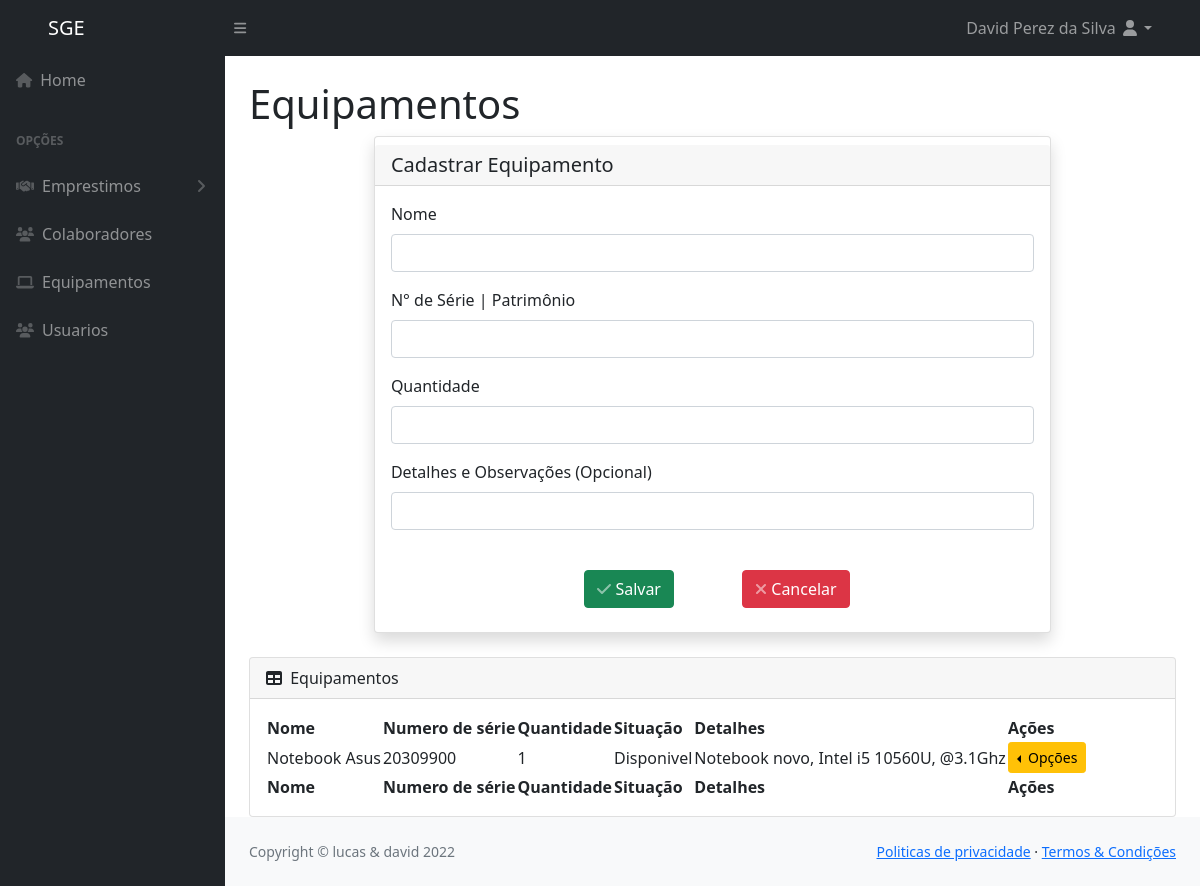
The app's page /cadastrarEquipamento/ (signed in) with its own data.
### core/models.py (models this page shows, shortened)
class Equipamento(models.Model):
    nome = models.CharField(
        max_length=200,
        null=False,
        blank=False
    )
    n_serie = models.IntegerField(
        null=False,
        blank=False,
        unique=True
    )
    quantidade = models.IntegerField(
        default=1,
        null=False,
        blank=True
    )
    arquivo_foto = models.FileField(
        ('Foto do objeto'),
        null=True,
        blank=True,
        upload_to='midias',
        help_text='Tamanho máximo de 64MB'
    )
    STATUS_EQUIPAMENTO = (
        ("Disponivel", "Disponivel"),
        ("Emprestado", "Emprestado"),
        ("Indisponivel", "Indisponivel")
    )
    status = models.CharField(max_length=100, choices=STATUS_EQUIPAMENTO,
                              default="Disponivel", blank=False, null=True)
    observacao = models.TextField(max_length=300)

### core/views.py (the view, shortened to what this page needs)
# urls.py: path('cadastrarEquipamento/', cadastrarEquipamento,
@login_required
def cadastrarEquipamento(request):
    if request.method == "GET":
        equipamentos = Equipamento.objects.all()
        context = {}
        context['equipamentos'] = equipamentos
        return render(request, template_name='equipamento/equipamento.html', context=context)
    return render(request, template_name='equipamento/equipamento.html', context=context)

### core/templates/equipamento/equipamento.html (shortened to what this page needs)
{% extends 'base.html' %}
{% block tituloPagina %}
<h1 class="mt-4">Equipamentos</h1>
{% endblock tituloPagina %}
{% block conteudo %}
<div class="container d-flex justify-content-center">
  <div class="card w-75 shadow h-100 py-2">
      <h5 class="card-header">Cadastrar Equipamento</h5>
      <div class="card-body">
          <form action="{% url 'cadastrarEquipamento'%}" method="post">
              <div class="form-row">
                <div class="form-group col-md-12">
                  <label for="nome">Nome</label>
                  <input type="text" id="nome" class="form-control" name="nome" required>
                </div>
                <div class="form-group col-md-12">
                    <label for="n_serie">
                        N° de Série | Patrimônio
                    </label>
                    <input type="text" class="form-control" name="n_serie" required>
                </div>
              <div class="form-group col-md-12">
                <label for="quantidade">Quantidade</label>
                <input type="number" min="1" class="form-control" name="quantidade">
              </div>
              <div class="form-group col-md-12">
                <label for="observacao">Detalhes e Observações (Opcional)</label>
                <input type="text" class="form-control" name="observacao">
              </div>
            </div>
              <br>
              <div class="d-flex justify-content-center row">
                <div class="col-12 col-md-3 text-center">
                    <button type="submit" class="btn btn-success btn-icon-split">
                        <span class="icon text-white-50">
                            <i class="fas fa-check"></i>
                        </span>
                        <span class="text">Salvar</span>
                    </button>
                </div>
                <div class="col-12 col-md-3 text-center">
                    <button type="reset" class="btn btn-danger btn-icon-split">
                        <span class="icon text-white-50">
                            <i class="fas fa-close"></i>
                        </span>
                        <span class="text">Cancelar</span>
                    </button>
                </div>
            </div>
            </form>
      </div>
    </div>
</div>
    <div class="card mt-4">
      <div class="card-header">
          <i class="fas fa-table me-1"></i>
          Equipamentos
      </div>
      <div class="card-body">
          <table id="datatablesSimple">
              <thead>
                  <tr>
                      <th>Nome</th>
                      <th>Numero de série</th>
                      <th>Quantidade</th>
                      <th>Situação</th>
                      <th>Detalhes</th>
                      <th>Ações</th>
                  </tr>
              </thead>
              <tfoot>
                  <tr>
                    <th>Nome</th>
                    <th>Numero de série</th>
                    <th>Quantidade</th>
                    <th>Situação</th>
                    <th>Detalhes</th>
                    <th>Ações</th>
                  </tr>
              </tfoot>
              <tbody>
                {% for item in equipamentos %}
                <tr>
                  <td>{{item.nome}}</td>
                  <td>{{item.n_serie}}</td>
                  <td>{{item.quantidade}}</td>
                  <td>{{item.status}}</td>
                  <td>{{item.observacao}}</td>
                  <td class="text-center">
                    <div class="btn-group dropstart">
                        <button type="button"
                            class="btn btn-warning btn-sm dropdown-toggle"
                            data-bs-toggle="dropdown" aria-expanded="false">
                            Opções
                        </button>
                    </div>
                </td>
              </tr>
                {% endfor %}
              </tbody>
          </table>
      </div>
  </div>
{% endblock conteudo %}

### core/templates/base.html (shortened to what this page needs)
{% load static %}
<!DOCTYPE html>
<html lang="pt-BR">
<head>
    <link  rel="stylesheet" href="https://cdn.jsdelivr.net/npm/simple-datatables@latest/dist/style.css"/>
    <link rel="stylesheet" href="//code.jquery.com/ui/1.13.2/themes/base/jquery-ui.css">
    <link rel="stylesheet" href="https://cdn.jsdelivr.net/npm/bootstrap@4.0.0/dist/css/bootstrap.min.css">
    <link rel="stylesheet"  href={% static 'css/styles.css' %}/>
</head>
<body class="sb-nav">
    <nav class="sb-topnav navbar navbar-expand navbar-dark bg-dark">
        <a class="navbar-brand h1 ps-5" href="{% url 'index'%}">SGE
        </a>
        <button class="btn btn-link btn-sm order-1 order-lg-0 me-4 me-lg-0" id="sidebarToggle" href="#!"><i
                class="fas fa-bars"></i></button>
        <ul class="navbar-nav ms-auto ms-md-0 me-3 me-lg-4">
            <li class="nav-item dropdown">
                <a class="nav-link dropdown-toggle" id="navbarDropdown" href="#" role="button" data-bs-toggle="dropdown"
                    aria-expanded="false"><span>{{request.user.username}}</span><i class="fas fa-user fa-fw"></i></a>
            </li>
        </ul>
    </nav>
    <div id="layoutSidenav">
        <div id="layoutSidenav_nav">
            <nav class="sb-sidenav accordion sb-sidenav-dark" id="sidenavAccordion">
                <div class="sb-sidenav-menu">
                    <div class="nav">
                        <a class="nav-link" href="{% url 'index'%}">
                            <div class="sb-nav-link-icon"><i class="fa-solid fa-house"></i></div>
                            Home
                        </a>
                        <div class="sb-sidenav-menu-heading">Opções</div>
                        <a class="nav-link collapsed" href="#" data-bs-toggle="collapse"
                            data-bs-target="#collapseLayouts" aria-expanded="false" aria-controls="collapseLayouts">
                            <div class="sb-nav-link-icon"><i class="fa-solid fa-handshake"></i></div>
                            Emprestimos
                            <div class="sb-sidenav-collapse-arrow"><i class="fas fa-angle-down"></i></div>
                        </a>
                        <a class="nav-link" href="{% url 'cadastrarColaborador' %}">
                            <div class="sb-nav-link-icon"><i class="fa-solid fa-users"></i></i></div>
                            Colaboradores
                        </a>
                        <a class="nav-link" href="{% url 'cadastrarEquipamento'%}">
                            <div class="sb-nav-link-icon"><i class="fa-solid fa-laptop"></i></div>
                            Equipamentos
                        </a>
                        <a class="nav-link" href="{% url 'cadastrarUsuario' %}">
                            <div class="sb-nav-link-icon"><i class="fa-solid fa-users"></i></i></div>
                            Usuarios
                        </a>
                    </div>
                </div>
            </nav>
        </div>
        <div id="layoutSidenav_content">
            <main>
                <div class="container-fluid px-4">
                    {% block tituloPagina %}{% endblock tituloPagina %}
                    {% block conteudo %}{% endblock conteudo %}
                </div>
            </main>
            <footer class="py-4 bg-light mt-auto">
                <div class="container-fluid px-4">
                    <div class="d-flex align-items-center justify-content-between small">
                        <div class="text-muted">Copyright &copy; lucas & david 2022</div>
                        <div>
                            <a href="#">Politicas de privacidade</a>
                            &middot;
                            <a href="#">Termos &amp; Condições</a>
                        </div>
                    </div>
                </div>
            </footer>
        </div>
    </div>

### records on screen
Equipamento: nome "Notebook Asus", n_serie "20309900", quantidade "1", status "Disponivel", observacao "Notebook novo, Intel i5 10560U, @3.1Ghz"

### other values on screen
{{ request.user.username }} "David Perez da Silva"
